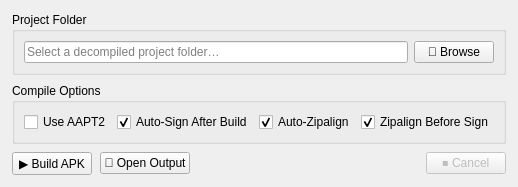
      <widget class="QWidget" name="tabCompile">
       <attribute name="title">
        <string>⚙ Compile</string>
       </attribute>
       <layout class="QVBoxLayout" name="compileLayout">
        <property name="spacing">
         <number>8</number>
        </property>
        <property name="leftMargin">
         <number>12</number>
        </property>
        <property name="topMargin">
         <number>12</number>
        </property>
        <property name="rightMargin">
         <number>12</number>
        </property>
        <property name="bottomMargin">
         <number>12</number>
        </property>
        <item>
         <widget class="QGroupBox" name="grpCompileInput">
          <property name="title">
           <string>Project Folder</string>
          </property>
          <layout class="QHBoxLayout" name="compileInputLayout">
           <item>
            <widget class="QLineEdit" name="leProjectPathCompile">
             <property name="placeholderText">
              <string>Select a decompiled project folder…</string>
             </property>
            </widget>
           </item>
           <item>
            <widget class="QPushButton" name="btnBrowseProjectCompile">
             <property name="text">
              <string>📂 Browse</string>
             </property>
            </widget>
           </item>
          </layout>
         </widget>
        </item>
        <item>
         <widget class="QGroupBox" name="grpCompileOptions">
          <property name="title">
           <string>Compile Options</string>
          </property>
          <layout class="QHBoxLayout" name="compileOptionsLayout">
           <item>
            <widget class="QCheckBox" name="chkUseAapt2Compile">
             <property name="text">
              <string>Use AAPT2</string>
             </property>
            </widget>
           </item>
           <item>
            <widget class="QCheckBox" name="chkAutoSign">
             <property name="text">
              <string>Auto-Sign After Build</string>
             </property>
             <property name="checked">
              <bool>true</bool>
             </property>
            </widget>
           </item>
           <item>
            <widget class="QCheckBox" name="chkAutoZipalign">
             <property name="text">
              <string>Auto-Zipalign</string>
             </property>
             <property name="checked">
              <bool>true</bool>
             </property>
            </widget>
           </item>
           <item>
            <widget class="QCheckBox" name="chkZipalignBefore">
             <property name="text">
              <string>Zipalign Before Sign</string>
             </property>
             <property name="checked">
              <bool>true</bool>
             </property>
            </widget>
           </item>
           <item>
            <spacer name="compileOptionsSpacer">
             <property name="orientation">
              <enum>Qt::Horizontal</enum>
             </property>
             <property name="sizeHint" stdset="0">
              <size>
               <width>0</width>
               <height>0</height>
              </size>
             </property>
            </spacer>
           </item>
          </layout>
         </widget>
        </item>
        <item>
         <layout class="QHBoxLayout" name="compileBtnLayout">
          <item>
           <widget class="QPushButton" name="btnCompile">
            <property name="text">
             <string>▶ Build APK</string>
            </property>
           </widget>
          </item>
          <item>
           <widget class="QPushButton" name="btnOpenOutput">
            <property name="text">
             <string>📁 Open Output</string>
            </property>
           </widget>
          </item>
          <item>
           <spacer name="compileActionsSpacer">
            <property name="orientation">
             <enum>Qt::Horizontal</enum>
            </property>
            <property name="sizeHint" stdset="0">
             <size>
              <width>0</width>
              <height>0</height>
             </size>
            </property>
           </spacer>
          </item>
          <item>
           <widget class="QPushButton" name="btnCancelCompile">
            <property name="enabled">
             <bool>false</bool>
            </property>
            <property name="text">
             <string>⏹ Cancel</string>
            </property>
           </widget>
          </item>
         </layout>
        </item>
        <item>
         <spacer name="compileVSpacer">
          <property name="orientation">
           <enum>Qt::Vertical</enum>
          </property>
          <property name="sizeHint" stdset="0">
           <size>
            <width>0</width>
            <height>0</height>
           </size>
          </property>
         </spacer>
        </item>
       </layout>
      </widget>
